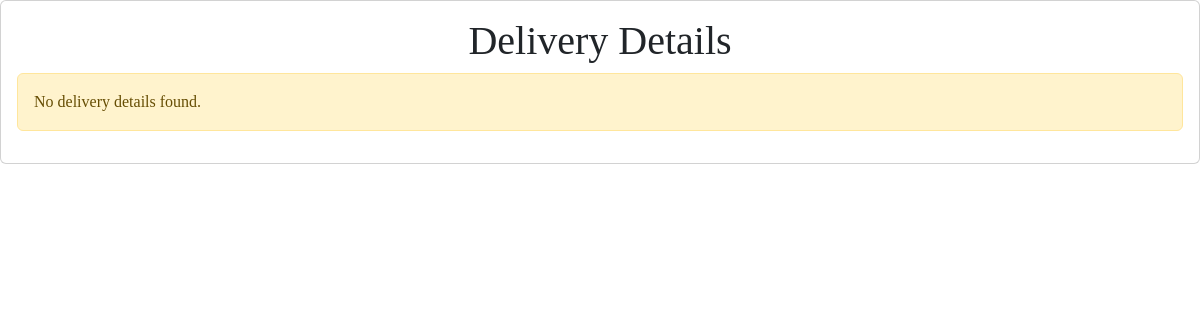
/admin_panel/view_delevery.php, run on an earlier commit of the app's database.
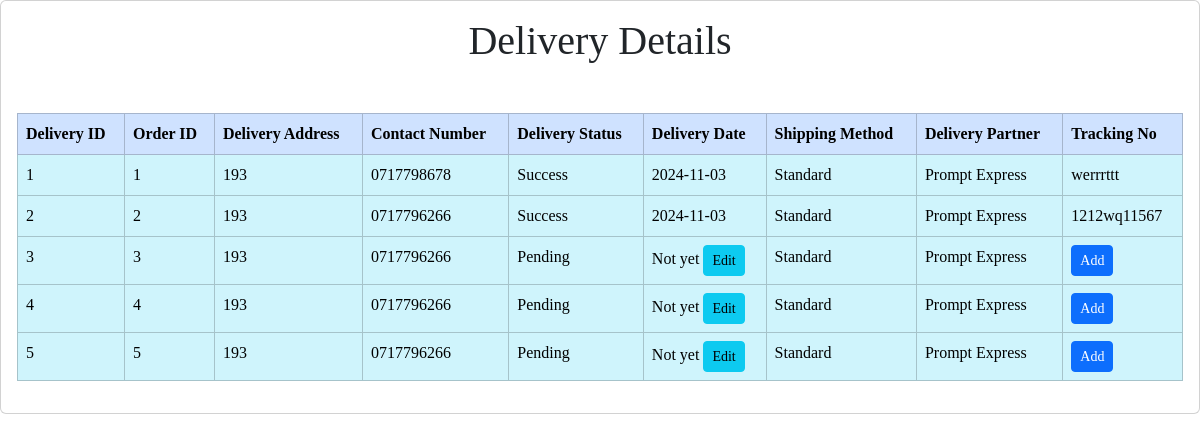
And on a later commit of the database.
### tables this page shows
CREATE TABLE `delivery_details` (
  `delivery_id` int(11) NOT NULL,
  `user_id` int(11) NOT NULL,
  `order_id` int(11) NOT NULL,
  `delivery_address` varchar(255) NOT NULL,
  `contact_number` varchar(15) NOT NULL,
  `delivery_status` varchar(50) DEFAULT 'Pending',
  `delivery_date` date DEFAULT NULL,
  `shipping_method` varchar(100) DEFAULT 'Standard',
  `delivery_partner` varchar(100) DEFAULT NULL,
  `created_at` timestamp NOT NULL DEFAULT current_timestamp(),
  `email_sent` tinyint(1) DEFAULT 0,
  `tracking_no` varchar(100) DEFAULT NULL
);

### admin_panel/view_delevery.php (the view, shortened to what this page needs)
<?php
include('../functions/send_email.php');
$get_delivery_details = "
SELECT dd.*, u.user_email
FROM delivery_details dd
JOIN user u ON dd.user_id = u.user_id";
$result_delivery = mysqli_query($con, $get_delivery_details);
?>
<!DOCTYPE html>
<html lang="en">
<head>
    <link rel="stylesheet" href="https://cdnjs.cloudflare.com/ajax/libs/toastr.js/latest/toastr.min.css" />
    <link rel="stylesheet" href="https://maxcdn.bootstrapcdn.com/bootstrap/5.3.3/css/bootstrap.min.css" />
</head>
<body>
</body>
<div class="d-flex justify-content-center" style="border-radius: 15px; font-family:Poppins">
    <div class="card" style="width:100%;">
        <div class="card-body">
            <h1 class="text-center">Delivery Details</h1>
            <?php
            if (mysqli_num_rows($result_delivery) > 0) {
                echo '<table class="table table-bordered mt-5">';
                echo '<thead class="table-primary">
                        <tr>
                            <th scope="col">Delivery ID</th>
                            <th scope="col">Order ID</th>
                            <th scope="col">Delivery Address</th>
                            <th scope="col">Contact Number</th>
                            <th scope="col">Delivery Status</th>
                            <th scope="col">Delivery Date</th>
                            <th scope="col">Shipping Method</th>
                            <th scope="col">Delivery Partner</th>
                            <th scope="col">Tracking No</th>
                          </tr>
                      </thead><tbody>';
                while ($row_delivery = mysqli_fetch_assoc($result_delivery)) {
                    $delivery_id = $row_delivery['delivery_id'];
                    $tracking_no = $row_delivery['tracking_no'];
                    $delivery_date = $row_delivery['delivery_date'];
                    echo "<tr class='table-info'>
                            <td>{$delivery_id}</td>
                            <td>{$row_delivery['order_id']}</td>
                            <td>{$row_delivery['delivery_address']}</td>
                            <td>{$row_delivery['contact_number']}</td>
                            <td>{$row_delivery['delivery_status']}</td>
                            <td>";
                    echo $delivery_date ?: "Not yet <button class='btn btn-info btn-sm' data-bs-toggle='modal' data-bs-target='#editModal$delivery_id'>Edit</button>";
                    echo "</td><td>{$row_delivery['shipping_method']}</td>
                          <td>{$row_delivery['delivery_partner']}</td>
                          <td>";
                    echo $tracking_no ?: "<button class='btn btn-primary btn-sm' data-bs-toggle='modal' data-bs-target='#addTrackingModal$delivery_id'>Add</button>";
                    echo "</td></tr>";
                }
                echo '</tbody></table>';
            } else {
                echo "<div class='alert alert-warning'>No delivery details found.</div>";
            }
            ?>
        </div>
    </div>
</div>
</html>

What changed in the data, as far as the page shows it:
added delivery_details: delivery_id "1", order "1", delivery_address "193", contact_number "0717798678", delivery_status "Success", delivery_date "2024-11-03", shipping_method "Standard", delivery_partner "Prompt Express", tracking_no "werrrttt"
added delivery_details: delivery_id "2", order "2", delivery_address "193", contact_number "0717796266", delivery_status "Success", delivery_date "2024-11-03", shipping_method "Standard", delivery_partner "Prompt Express", tracking_no "1212wq11567"
added delivery_details: delivery_id "3", order "3", delivery_address "193", contact_number "0717796266", delivery_status "Pending", delivery_id "Not yet Edit", shipping_method "Standard", delivery_partner "Prompt Express", delivery_id "Add"
added delivery_details: delivery_id "4", order "4", delivery_address "193", contact_number "0717796266", delivery_status "Pending", delivery_id "Not yet Edit", shipping_method "Standard", delivery_partner "Prompt Express", delivery_id "Add"
added delivery_details: delivery_id "5", order "5", delivery_address "193", contact_number "0717796266", delivery_status "Pending", delivery_id "Not yet Edit", shipping_method "Standard", delivery_partner "Prompt Express", delivery_id "Add"
Also different on the page:
text no longer shown: "No delivery details found."
text now shown: "Delivery ID Order ID Delivery Address Contact Number Delivery Status Delivery Date Shipping Method Delivery Partner Tracking No"
